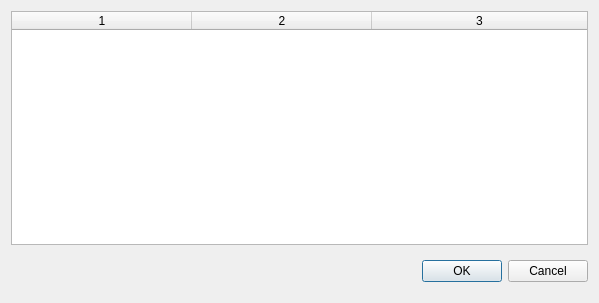
<?xml version="1.0" encoding="UTF-8"?>
<ui version="4.0">
 <class>adjustSizes</class>
 <widget class="QDialog" name="adjustSizes">
  <property name="geometry">
   <rect>
    <x>0</x>
    <y>0</y>
    <width>599</width>
    <height>303</height>
   </rect>
  </property>
  <property name="windowTitle">
   <string>Adjust size of OSes</string>
  </property>
  <layout class="QGridLayout" name="gridLayout">
   <item row="1" column="0">
    <widget class="QTableWidget" name="tableWidget">
     <property name="sizePolicy">
      <sizepolicy hsizetype="Preferred" vsizetype="Preferred">
       <horstretch>0</horstretch>
       <verstretch>0</verstretch>
      </sizepolicy>
     </property>
     <property name="maximumSize">
      <size>
       <width>16777215</width>
       <height>16777215</height>
      </size>
     </property>
     <property name="selectionMode">
      <enum>QAbstractItemView::NoSelection</enum>
     </property>
     <property name="columnCount">
      <number>3</number>
     </property>
     <attribute name="horizontalHeaderCascadingSectionResizes">
      <bool>false</bool>
     </attribute>
     <attribute name="horizontalHeaderMinimumSectionSize">
      <number>50</number>
     </attribute>
     <attribute name="horizontalHeaderDefaultSectionSize">
      <number>180</number>
     </attribute>
     <attribute name="horizontalHeaderStretchLastSection">
      <bool>true</bool>
     </attribute>
     <attribute name="verticalHeaderVisible">
      <bool>false</bool>
     </attribute>
     <attribute name="verticalHeaderStretchLastSection">
      <bool>false</bool>
     </attribute>
     <column>
      <property name="text">
       <string>1</string>
      </property>
     </column>
     <column/>
     <column/>
    </widget>
   </item>
   <item row="2" column="0">
    <widget class="QDialogButtonBox" name="buttonBox1">
     <property name="sizePolicy">
      <sizepolicy hsizetype="Preferred" vsizetype="Preferred">
       <horstretch>0</horstretch>
       <verstretch>0</verstretch>
      </sizepolicy>
     </property>
     <property name="minimumSize">
      <size>
       <width>0</width>
       <height>41</height>
      </size>
     </property>
     <property name="maximumSize">
      <size>
       <width>16777215</width>
       <height>41</height>
      </size>
     </property>
     <property name="orientation">
      <enum>Qt::Horizontal</enum>
     </property>
     <property name="standardButtons">
      <set>QDialogButtonBox::Cancel|QDialogButtonBox::Ok</set>
     </property>
    </widget>
   </item>
  </layout>
 </widget>
 <resources/>
 <connections>
  <connection>
   <sender>buttonBox1</sender>
   <signal>rejected()</signal>
   <receiver>adjustSizes</receiver>
   <slot>reject()</slot>
   <hints>
    <hint type="sourcelabel">
     <x>316</x>
     <y>260</y>
    </hint>
    <hint type="destinationlabel">
     <x>286</x>
     <y>274</y>
    </hint>
   </hints>
  </connection>
  <connection>
   <sender>buttonBox1</sender>
   <signal>accepted()</signal>
   <receiver>adjustSizes</receiver>
   <slot>accept()</slot>
   <hints>
    <hint type="sourcelabel">
     <x>248</x>
     <y>274</y>
    </hint>
    <hint type="destinationlabel">
     <x>157</x>
     <y>274</y>
    </hint>
   </hints>
  </connection>
 </connections>
</ui>
